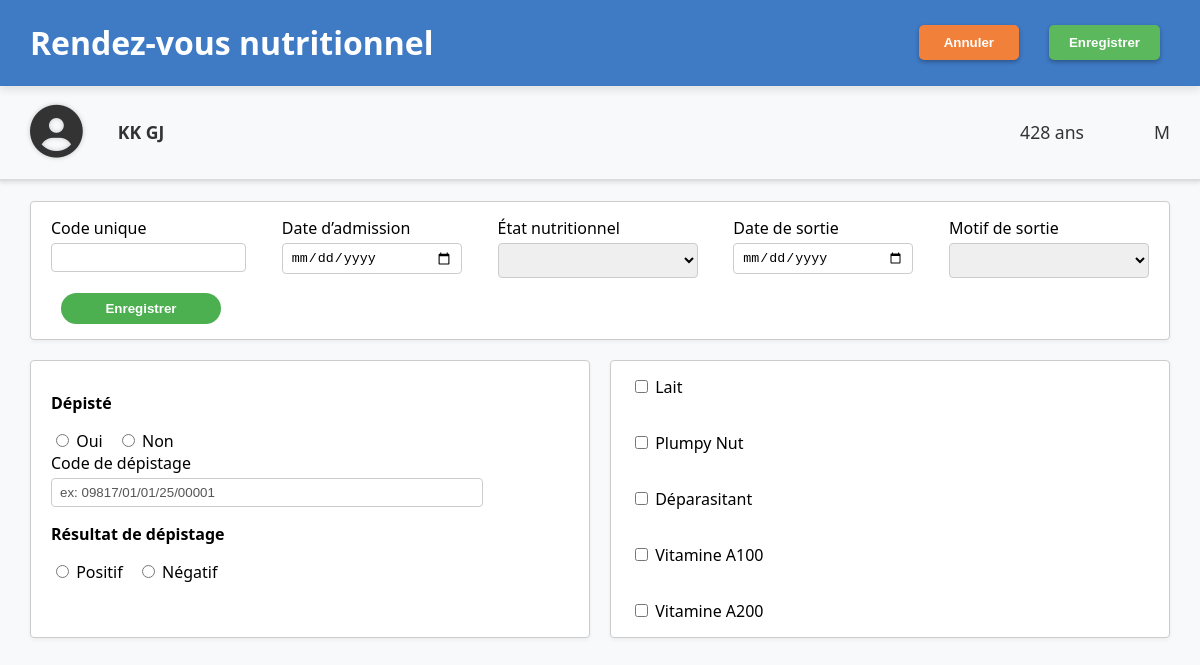
The page /enregistrer_apport_nutrition/3/ on the database its author committed.
### patient/models.py (models this page shows, shortened)
class Patient(models.Model):
    nom = models.CharField(max_length=100)
    prenom = models.CharField(max_length=300)
    date_naissance = models.DateField()
    sexe = models.CharField(max_length=10)
    nom_parent= models.CharField(max_length=100)
    quartier = models.CharField(max_length=100)
    telephone = models.CharField(max_length=20, blank=True, null=True)
    @property
    def age(self):
        today = date.today()
        return (today.year - self.date_naissance.year) * 12 + today.month - self.date_naissance.month

### patient/views.py (the view, shortened to what this page needs)
# urls.py: path('enregistrer_apport_nutrition/<int:patient_id>/', views.enregistrer_apport_nutrition, name='enregistrer_apport_nutrition'),
def enregistrer_apport_nutrition(request, patient_id):
    patient = get_object_or_404(Patient, id=patient_id)
    return render(request, "patient/nutrition.html", {"patient": patient})

### patient/context_processors.py (called while the page is built)
def today(request):
    return {"today": date.today()}

### patient/templates/patient/nutrition.html (shortened to what this page needs)
<!DOCTYPE html>
<html lang="fr">
    {% load static %}
<head>
  <link rel="stylesheet" href="{% static 'patient/style.css' %}">
  <link rel="stylesheet" href="https://cdnjs.cloudflare.com/ajax/libs/font-awesome/6.4.0/css/all.min.css">
</head>
<body class="nutrition-body">
  <div class="header-bar-vaccin">
        <h1>Rendez-vous nutritionnel</h1>
        <div class="header-buttons">
            <button class="btn btn-annuler">Annuler</button>
            <button class="btn btn-enregistrer" form="formapport_nutrition" type="submit">Enregistrer</button>
        </div>
    </div>
  <div class="patient-info-box">
    <div class="patient-details">
        <i class="fas fa-user-circle profile-icon"></i>
        <span class="patient-name">{{patient.nom}} {{patient.prenom}}</span>
        <span class="patient-age">{{patient.age}} ans</span>
        <span class="patient-sex">{{patient.sexe}}</span>
    </div>
</div>
  <main class="nutrition-form-container">
    <form action="{% url 'enregistrement_nutrition' patient.id %}" method="post">
      <div class="form-section info-box">
        <div class="form-group">
          <label for="code_unique">Code unique</label>
          <input type="text" id="code_unique" name="code_unique" value="{{ nutrition.code_nutrition|default_if_none:'' }}" readonly>
        </div>
        <div class="form-group">
          <label for="date_admission">Date d’admission</label>
          <input type="date" id="date_admission" name="date_admission" value="{{ nutrition.date_admission|date:'Y-m-d' }}">
        </div>
        <div class="form-group">
          <label for="etat_nutri">État nutritionnel</label>
          <select id="etat_nutri" name="etat_nutri" class="etat_nutri">
              <option value=""></option>
              <option value="normal" {% if nutrition.etat_nutri == 'normal' %}selected{% endif %}>Normal</option>
          </select>
        </div>
        <div class="form-group">
          <label for="date_sortie">Date de sortie</label>
          <input type="date" id="date_sortie" name="date_sortie" value="{{ nutrition.date_sortie|date:'Y-m-d' }}">
        </div>
        <div class="form-group">
          <label for="motif_sortie">Motif de sortie</label>
          <select id="motif_sortie" name="motif_sortie" class="etat_nutri">
              <option value=""></option>
              <option value="gueris" {% if nutrition.motif_sortie == 'gueris' %}selected{% endif %}>Guéri</option>
          </select>
        </div>
        <div class="form-group btn-right">
          <button class="btn btn-save" type="submit">Enregistrer</button>
        </div>
      </div>
    </form>
    <form id= "formapport_nutrition" method="post" action="{% url 'enregistrer_apport_nutrition' patient.id %}">
      <div class="form-row">
        <div class="form-section depistage-box">
          <p><strong>Dépisté</strong></p>
          <label><input type="radio" name="depiste" value="oui"> Oui</label>
          <label><input type="radio" name="depiste" value="non"> Non</label>
          <div class="form-group">
            <label for="code_depistage">Code de dépistage</label>
            <input type="text" id="code_depistage" name="code_depistage" placeholder="ex: 09817/01/01/25/00001">
          </div>
          <p><strong>Résultat de dépistage</strong></p>
          <label><input type="radio" name="resultat" value="positif"> Positif</label>
          <label><input type="radio" name="resultat" value="negatif"> Négatif</label>
        </div>
        <div class="form-section produits-box">
          <label><input type="checkbox" name="produits" value="lait"> Lait</label><br>
          <label><input type="checkbox" name="produits" value="plumpy"> Plumpy Nut</label><br>
          <label><input type="checkbox" name="produits" value="deparasitant"> Déparasitant</label><br>
          <label><input type="checkbox" name="produits" value="vitA100"> Vitamine A100</label><br>
          <label><input type="checkbox" name="produits" value="vitA200"> Vitamine A200</label>
        </div>
      </div>
    </form>
  </main>
</body>
</html>

### patient/static/patient/style.css (style rules this page uses)
input::placeholder { color: rgba(15, 13, 13, 0.7); }
.patient-info-box { padding: 20px 30px; border-bottom: 2px solid #ddd; box-shadow: 0 2px 4px rgba(0, 0, 0, 0.1); }
.patient-details { display: flex; align-items: center; font-size: 1.2em; font-weight: bold; color: #333; }
.profile-icon { font-size: 3em; margin-right: 15px; color: #333; text-shadow: 0 0 5px rgba(0, 0, 0, 0.2); }
.patient-name { flex-grow: 1; }
.patient-age, .patient-sex { margin-left: 50px; font-weight: normal; }
.btn { padding: 10px 25px; margin: 0 10px; border: none; border-radius: 5px; font-weight: bold; cursor: pointer; transition: all 0.3s; min-width: 100px; }
.patient-name { font-weight: 600; font-size: 1.1rem; }
.header-bar-vaccin { background-color: #3f7ac5; color: white; padding: 0px 30px; display: flex; justify-content: space-between; align-items: center; box-shadow: 0 4px 8px rgba(0, 0, 0, 0.1); }
.header-buttons .btn { padding: 10px 20px; margin-left: 10px; border: none; border-radius: 5px; font-weight: bold; cursor: pointer; color: white; box-shadow: 0 2px 4px rgba(0, 0, 0, 0.3); }
.btn-annuler { background-color: #f0803a; }
.btn-enregistrer { background-color: #5cb85c; }
.patient-info-box { padding: 20px 30px; border-bottom: 2px solid #ddd; box-shadow: 0 2px 4px rgba(0, 0, 0, 0.1); margin-bottom: 20px; }
.profile-icon { font-size: 3em; margin-right: 15px; color: #333; }
body.nutrition-body { font-family: "Segoe UI", Arial, sans-serif; background-color: #f8f9fa; margin: 0; padding: 0; }
.header-buttons { display: flex; gap: 10px; }
.btn { border: none; padding: 8px 16px; border-radius: 20px; color: #fff; font-weight: bold; cursor: pointer; }
.btn-save { background-color: #4CAF50; }
.patient-details { display: flex; gap: 20px; font-size: 1.1rem; }
.nutrition-form-container { width: 95%; margin: 0 auto; display: flex; flex-direction: column; gap: 20px; }
.form-section { background-color: #fff; border: 1px solid #ccc; padding: 15px 20px; box-shadow: 0 2px 4px rgba(0,0,0,0.05); border-radius: 4px; }
.info-box { display: flex; flex-wrap: wrap; justify-content: space-between; gap: 15px; }
.form-group { display: flex; flex-direction: column; min-width: 180px; }
.form-group label { font-weight: 500; margin-bottom: 4px; }
.form-group input { padding: 6px 8px; border: 1px solid #ccc; border-radius: 4px; }
.form-row { display: flex; justify-content: space-between; gap: 20px; }
.depistage-box { flex: 1; }
.depistage-box label { margin-right: 10px; }
.depistage-box input[type="text"] { width: 80%; }
.produits-box { flex: 1; display: flex; flex-direction: column; gap: 6px; }
.etat_nutri { width: 200px; padding: 7px 10px; border: 1px solid #ccc; border-radius: 4px; font-size: 15px; box-sizing: border-box; }
:root { color-scheme: light dark; }

### rows shown on the page
Patient: nom "KK", prenom "GJ", age "428", sexe "M"
